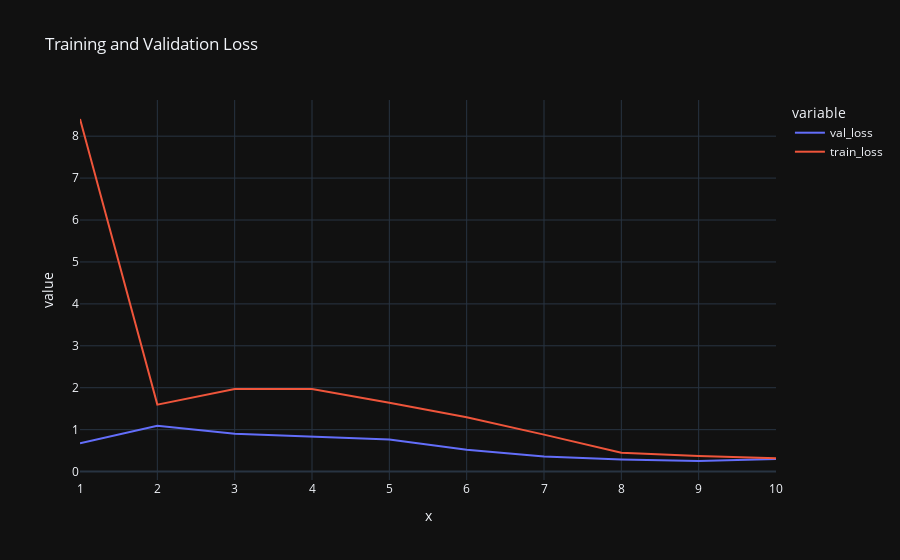

Source (notebook cell):
### Code cell
# plt.figure(figsize = (12, 6))

train_loss = model_history.history['loss']
val_loss = model_history.history['val_loss'] 
epoch = range(1, 11)

loss = pd.DataFrame({'train_loss' : train_loss, 'val_loss' : val_loss})

px.line(data_frame = loss, x = epoch, y = ['val_loss', 'train_loss'], title = 'Training and Validation Loss',
        template = 'plotly_dark')

### Figure 1 — Plotly figure (JSON) as saved in the notebook; plotly's stock layout.template omitted (floating-point values rounded to 4 significant figures)
{"data": [{"hovertemplate": "variable=val_loss<br>x=%{x}<br>value=%{y}<extra></extra>", "legendgroup": "val_loss", "line": {"color": "#636efa", "dash": "solid"}, "marker": {"symbol": "circle"}, "mode": "lines", "name": "val_loss", "orientation": "v", "showlegend": true, "type": "scatter", "x": [1, 2, 3, 4, 5, 6, 7, 8, 9, 10], "xaxis": "x", "y": [0.6775, 1.094, 0.905, 0.8283, 0.7665, 0.5203, 0.3577, 0.2884, 0.2526, 0.2975], "yaxis": "y"}, {"hovertemplate": "variable=train_loss<br>x=%{x}<br>value=%{y}<extra></extra>", "legendgroup": "train_loss", "line": {"color": "#EF553B", "dash": "solid"}, "marker": {"symbol": "circle"}, "mode": "lines", "name": "train_loss", "orientation": "v", "showlegend": true, "type": "scatter", "x": [1, 2, 3, 4, 5, 6, 7, 8, 9, 10], "xaxis": "x", "y": [8.409, 1.597, 1.97, 1.969, 1.644, 1.295, 0.8813, 0.4497, 0.3726, 0.3204], "yaxis": "y"}], "layout": {"legend": {"title": {"text": "variable"}, "tracegroupgap": 0}, "title": {"text": "Training and Validation Loss"}, "xaxis": {"anchor": "y", "domain": [0, 1], "title": {"text": "x"}}, "yaxis": {"anchor": "x", "domain": [0, 1], "title": {"text": "value"}}}}
